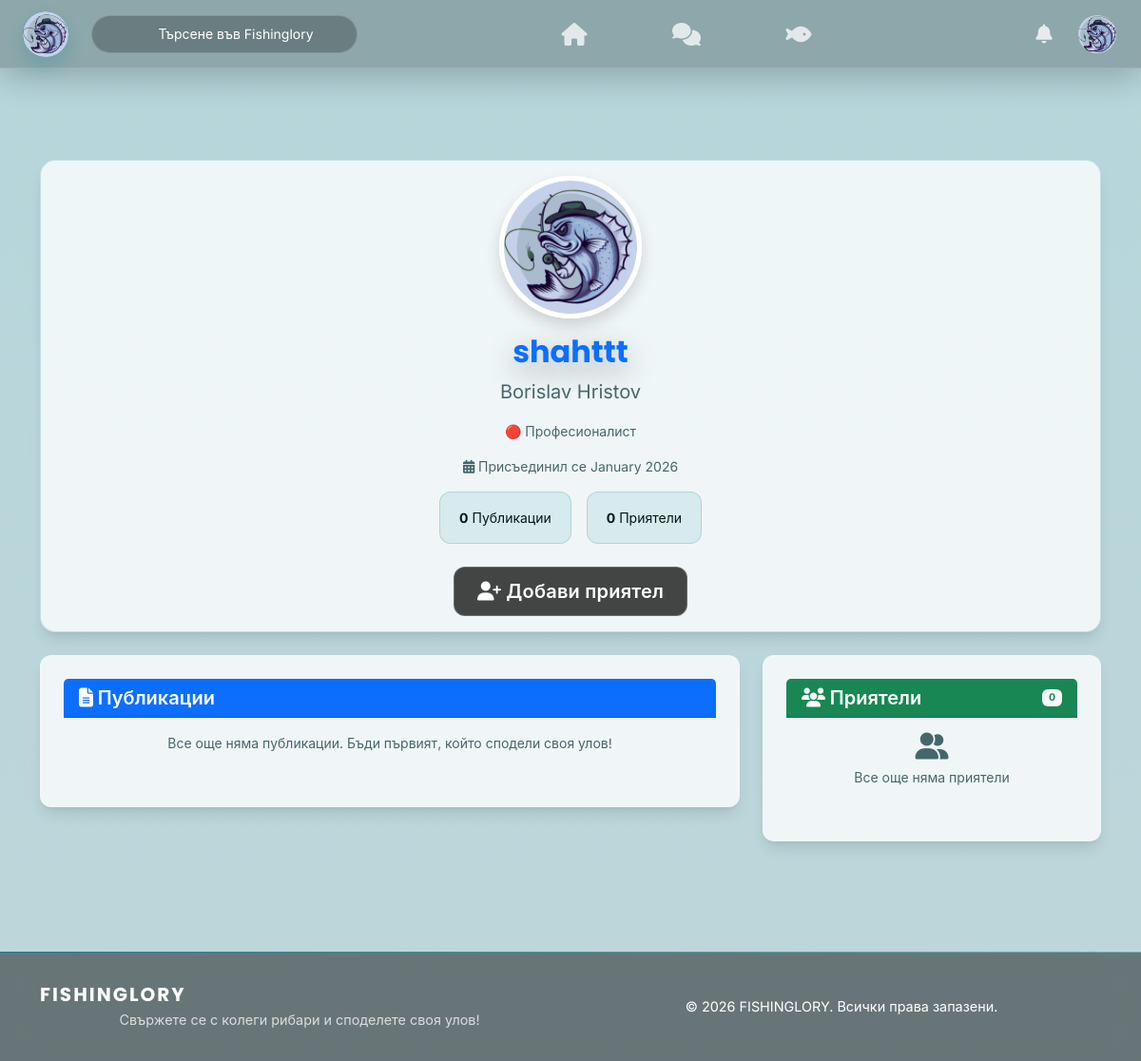
The app's page /be/users/profile.php?id=1 (signed in) with its own data.
### tables this page shows
CREATE TABLE `user_profiles` (
  `user_id` int(11) NOT NULL,
  `first_name` varchar(50) DEFAULT NULL,
  `last_name` varchar(50) DEFAULT NULL,
  `avatar_url` varchar(255) DEFAULT NULL,
  `bio` text DEFAULT NULL,
  `location` varchar(100) DEFAULT NULL,
  `experience_level` enum('beginner','advanced','pro') DEFAULT 'beginner'
);

CREATE TABLE `users` (
  `id` int(11) NOT NULL,
  `full_name` varchar(100) NOT NULL,
  `username` varchar(50) NOT NULL,
  `email` varchar(100) NOT NULL,
  `password_hash` varchar(255) NOT NULL,
  `role` enum('user','admin') DEFAULT 'user',
  `is_verified` tinyint(1) DEFAULT 0,
  `status` enum('active','banned') DEFAULT 'active',
  `created_at` timestamp NOT NULL DEFAULT current_timestamp(),
  `last_login` timestamp NULL DEFAULT NULL
);

### Config/languages.php (called while the page is built, shortened)
<?php
$lang = $_SESSION['lang'] ?? 'bg';
function __($key) {
    global $lang, $translations;
    return $translations[$lang][$key] ?? $key;
}
function getCurrentLang() {
    global $lang;
    return $lang;
}
?>

### Config/security.php (called while the page is built, shortened)
<?php
function generateCsrfToken() {
    return $_SESSION['csrf_token'];
}
function assetVersion(string $relativePath): string {
    $relativePath = ltrim($relativePath, "/\\");
    $fullPath = dirname(__DIR__) . DIRECTORY_SEPARATOR . $relativePath;
    if (is_file($fullPath)) {
        return (string) filemtime($fullPath);
    }
    return (string) time();
}

### Config/avatar_helper.php (called while the page is built, shortened)
<?php
function avatarAssetVersion($relativePath) {
    $absolutePath = __DIR__ . '/../' . ltrim($relativePath, '/');
    if (is_file($absolutePath)) {
        $mtime = filemtime($absolutePath);
        if ($mtime !== false) {
            return (string) $mtime;
        }
    }
    return null;
}
function resolveDefaultAvatarPath() {
    $theme = $_SESSION['theme'] ?? 'light';
    $isDark = ($theme === 'dark');
    $candidates = [
        'fe/assets/img/avatars/default_avatar_light.jpg',
        'fe/assets/img/default-avatar.png',
        'fe/assets/img/avatars/default.png',
        'fe/assets/img/logo_rounded.png',
    ];
    foreach ($candidates as $candidate) {
        if (is_file(__DIR__ . '/../' . $candidate)) {
            return $candidate;
        }
    }
    return 'fe/assets/img/logo.png';
}
function getUserAvatar($avatarUrl, $currentPath = null) {
    $defaultAvatar = resolveDefaultAvatarPath();
    $avatar = $avatarUrl ?? $defaultAvatar;
    if ($avatar !== $defaultAvatar && !is_file(__DIR__ . '/../' . $avatar)) {
        $avatar = $defaultAvatar;
    }
    if ($currentPath === null) {
        $currentPath = $_SERVER['PHP_SELF'] ?? '';
    }
    if (strpos($currentPath, '/fe/pages/') !== false) {
        if (strpos($avatar, 'fe/') === 0) {
            $path = '../../' . $avatar;
            if ($avatar === $defaultAvatar) {
                $version = avatarAssetVersion($defaultAvatar);
                if ($version !== null) {
                    $path .= '?v=' . $version;
                }
            }
            return $path;
        }
    } elseif (strpos($currentPath, '/be/') !== false) {
        if (strpos($avatar, 'fe/') === 0) {
            $path = '../../' . $avatar;
            if ($avatar === $defaultAvatar) {
                $version = avatarAssetVersion($defaultAvatar);
                if ($version !== null) {
                    $path .= '?v=' . $version;
                }
            }
            return $path;
        }
    }
    return $avatar;
}

### be/users/profile.php (the view, shortened to what this page needs)
<?php
require '../../config/database.php';
require '../../config/security.php';
require '../../config/languages.php';
$profileId = (int)($_GET['id'] ?? 0);
$currentUser = $_SESSION['user_id'] ?? 0;
$stmt = $pdo->prepare("
    SELECT u.id, u.username, u.full_name, u.created_at, up.avatar_url, up.bio, up.location, up.experience_level
    FROM users u
    LEFT JOIN user_profiles up ON u.id = up.user_id
    WHERE u.id = ?
");
$stmt->execute([$profileId]);
$user = $stmt->fetch();
$checkFriend = $pdo->prepare(
    "SELECT 1 FROM friends WHERE user_id = ? AND friend_id = ?"
);
$checkFriend->execute([$currentUser, $profileId]);
$isFriend = $checkFriend->fetch();
$pending = $pdo->prepare(
    "SELECT 1 FROM friend_requests
     WHERE sender_id = ? AND receiver_id = ? AND status = 'pending'"
);
$pending->execute([$currentUser, $profileId]);
$isPending = $pending->fetch();
$posts = [];
if ($isFriend || $currentUser === $profileId) {
    $stmt = $pdo->prepare("SELECT * FROM posts WHERE user_id = ? ORDER BY created_at DESC");
    $stmt->execute([$profileId]);
    $posts = $stmt->fetchAll();
} else {
    $stmt = $pdo->prepare("SELECT * FROM posts WHERE user_id = ? AND visibility = 'public' ORDER BY created_at DESC");
    $stmt->execute([$profileId]);
    $posts = $stmt->fetchAll();
}
$stmt = $pdo->prepare("
    SELECT COUNT(DISTINCT CASE
        WHEN user_id = ? THEN friend_id
        WHEN friend_id = ? THEN user_id
    END) as count
    FROM friends
    WHERE user_id = ? OR friend_id = ?
");
$stmt->execute([$profileId, $profileId, $profileId, $profileId]);
$friendCount = $stmt->fetch()['count'];
$stmt = $pdo->prepare("
    SELECT DISTINCT u.id, u.username, u.full_name, up.avatar_url
    FROM (
        SELECT friend_id as friend FROM friends WHERE user_id = ?
        UNION
        SELECT user_id as friend FROM friends WHERE friend_id = ?
    ) f
    JOIN users u ON u.id = f.friend
    LEFT JOIN user_profiles up ON u.id = up.user_id
    LIMIT 6
");
$stmt->execute([$profileId, $profileId]);
$friends = $stmt->fetchAll();
require_once '../../config/avatar_helper.php';
$profileAvatar = getUserAvatar($user['avatar_url'] ?? null);
?>
<!DOCTYPE html>
<html lang="<?= getCurrentLang() ?>">
<head>
    <link href="https://cdn.jsdelivr.net/npm/bootstrap@5.3.3/dist/css/bootstrap.min.css" rel="stylesheet">
    <link rel="stylesheet" href="https://cdnjs.cloudflare.com/ajax/libs/font-awesome/6.5.0/css/all.min.css">
    <link rel="stylesheet" href="../../fe/assets/css/style.css?v=<?= assetVersion('fe/assets/css/style.css') ?>">
    <link rel="stylesheet" href="../../fe/assets/css/navbar.css?v=<?= assetVersion('fe/assets/css/navbar.css') ?>">
    <link rel="stylesheet" href="../../fe/assets/css/profile.css?v=<?= assetVersion('fe/assets/css/profile.css') ?>">
    <link rel="stylesheet" href="../../fe/assets/css/posts.css?v=<?= assetVersion('fe/assets/css/posts.css') ?>">
    <link rel="stylesheet" href="../../fe/assets/css/components.css?v=<?= assetVersion('fe/assets/css/components.css') ?>">
</head>
<body class="d-flex flex-column min-vh-100" data-user-id="<?= isset($_SESSION['user_id']) ? $_SESSION['user_id'] : 0 ?>" data-csrf-token="<?= generateCsrfToken() ?>" data-theme="<?= $_SESSION['theme'] ?? 'light' ?>">
<?php include '../../fe/components/navbar.php'; ?>
<main class="flex-grow-1 container my-5 py-5">
    <div class="card mb-4 shadow profile-main-card">
        <div class="card-body text-center">
            <img src="<?= htmlspecialchars($profileAvatar) ?>" width="150" height="150" class="rounded-circle mb-3 border border-primary profile-avatar-main">
            <h2 class="fw-bold text-primary"><?= htmlspecialchars($user['username']) ?></h2>
            <p class="text-muted fs-5"><?= htmlspecialchars($user['full_name']) ?></p>
            <?php if (!empty($user['experience_level'])): ?>
                <p class="text-muted mb-3">
                    <?php
                    $levels = [
                        'beginner' => '🟢 ' . __('beginner'),
                        'advanced' => '🟡 ' . __('advanced'),
                        'pro' => '🔴 ' . __('pro')
                    ];
                    echo $levels[$user['experience_level']] ?? '🟢 ' . __('beginner');
                    ?>
                </p>
            <?php endif; ?>
            <p class="text-muted"><i class="fas fa-calendar-alt"></i> <?= __('joined') ?> <?= date('F Y', strtotime($user['created_at'])) ?></p>
            <div class="profile-stats">
                <div class="profile-stat-item"><strong><?= count($posts) ?></strong> <?= __('posts') ?></div>
                <div class="profile-stat-item"><strong><?= $friendCount ?></strong> <?= __('friends') ?></div>
            </div>
            <?php if ($currentUser && $currentUser !== $profileId): ?>
                <div id="friendActionContainer">
                    <?php if ($isFriend): ?>
                        <span class="badge bg-success fs-6 px-3 py-2 me-2"><?= __('friends') ?></span>
                        <form action="../friends/remove_friend.php" method="POST" class="d-inline" onsubmit="return confirm('<?= htmlspecialchars(__('remove_friend_confirm'), ENT_QUOTES, 'UTF-8') ?>');">
                            <input type="hidden" name="csrf_token" value="<?= htmlspecialchars(generateCsrfToken(), ENT_QUOTES, 'UTF-8') ?>">
                            <input type="hidden" name="friend_id" value="<?= (int) $profileId ?>">
                            <input type="hidden" name="return_to" value="profile">
                            <button type="submit" class="btn btn-outline-danger btn-sm ms-2">
                                <i class="fas fa-user-minus"></i> <?= __('remove_friend') ?>
                            </button>
                        </form>
                    <?php elseif ($isPending): ?>
                        <span class="badge bg-warning text-dark fs-6 px-3 py-2"><?= __('request_sent') ?></span>
                    <?php else: ?>
                        <button onclick="sendFriendRequest(<?= $profileId ?>)" class="btn btn-primary btn-lg" id="addFriendBtn">
                            <i class="fas fa-user-plus"></i> <?= __('add_friend') ?>
                        </button>
                    <?php endif; ?>
                </div>
            <?php elseif ($currentUser === $profileId): ?>
                <a href="../../fe/pages/edit_profile.php" class="btn btn-outline-primary btn-lg">
                    <i class="fas fa-edit"></i> <?= __('edit_profile') ?>
                </a>
            <?php endif; ?>
        </div>
    </div>
    <div class="row">
        <div class="col-md-8">
            <div class="card profile-section-card">
                <div class="card-header bg-primary text-white">
                    <h5 class="mb-0"><i class="fas fa-file-alt"></i> <?= __('posts') ?></h5>
                </div>
                <div class="card-body">
                    <?php if (empty($posts)): ?>
                        <p class="text-center text-muted"><?= __('no_posts') ?></p>
                    <?php endif; ?>
                </div>
            </div>
        </div>
        <div class="col-md-4">
            <div class="card profile-section-card">
                <div class="card-header bg-success text-white d-flex justify-content-between align-items-center">
                    <h5 class="mb-0"><i class="fas fa-users"></i> <?= __('friends') ?></h5>
                    <span class="badge bg-light text-success"><?= $friendCount ?></span>
                </div>
                <div class="card-body">
                    <?php if (empty($friends)): ?>
                        <p class="text-center text-muted">
                            <i class="fas fa-user-friends fa-2x mb-2 d-block"></i>
                            <?= __('no_friends') ?>
                        </p>
                    <?php endif; ?>
                </div>
            </div>
        </div>
    </div>
</main>
<?php include '../../fe/components/footer.php'; ?>
</body>
</html>

### fe/assets/css/navbar.css (style rules this page uses)
body { padding-top: 72px; }

### fe/assets/css/profile.css (style rules this page uses)
body { background-color: var(--bg-primary); padding-top: 72px !important; }
.profile-main-card { border: 1px solid var(--border-color); border-radius: 16px; background: var(--surface-1); box-shadow: var(--shadow-sm); transition: all var(--transition-base); overflow: hidden; }
.profile-section-card { border: 1px solid var(--border-color); border-radius: 12px; background: var(--surface-1); box-shadow: var(--shadow-sm); transition: all var(--transition-base); padding: 24px; margin-bottom: 20px; }
.profile-stats { display: flex; justify-content: center; gap: 16px; margin-bottom: 24px; flex-wrap: wrap; }
.profile-stat-item { min-width: 100px; background: var(--bg-tertiary); border: 1px solid var(--border-color); border-radius: 12px; padding: 16px 20px; text-align: center; transition: all var(--transition-fast); cursor: default; }
.profile-avatar-main { width: 150px; height: 150px; border-width: 5px !important; border-color: white !important; object-fit: cover; box-shadow: 0 8px 16px rgba(0, 0, 0, 0.15); transition: all 250ms ease-in-out; }

### records on screen
user_profiles: user_id.username "shahttt", user_id.full_name "Borislav Hristov", experience_level "🔴 Професионалист", user_id.created_at "January 2026"

### other values on screen
__('search_placeholder') "Търсене във Fishinglory"
__('joined') "Присъединил се"
count($posts) "0"
__('posts') "Публикации"
$friendCount "0"
__('friends') "Приятели"
__('add_friend') "Добави приятел"
__('no_posts') "Все още няма публикации. Бъди първият, който сподели своя улов!"
__('no_friends') "Все още няма приятели"
__('footer_tagline') "Свържете се с колеги рибари и споделете своя улов!"
__('all_rights_reserved') "Всички права запазени."
